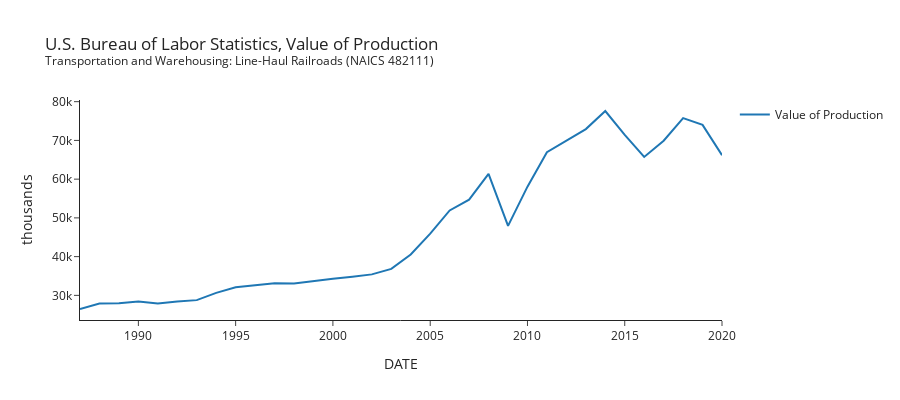

Notebook code cell kept with this figure:
### Markdown cell above
### Output per Employee
- ?

```IPUIN482111W001000000``` U.S. Bureau of Labor Statistics, Output per Employee for Transportation and Warehousing: Line-Haul Railroads (NAICS 482111) in the United States [IPUIN482111W001000000], retrieved from FRED, Federal Reserve Bank of St. Louis; https://fred.stlouisfed.org/series/IPUIN482111W001000000, January 21, 2022.

----

### Code cell
fig = px.line(fred_df, x='DATE', y=['Value of Production'], 
              width=900, height=400,
              title='U.S. Bureau of Labor Statistics, Value of Production<br><sup>Transportation and Warehousing: Line-Haul Railroads (NAICS 482111) </sup>',
              labels={'value':'thousands', 'variable': ''})

fig.write_image('Images/fig6.png')
fig.write_html('Images/fig6.html')
fig.show()

### Figure 1 — Plotly figure (JSON) as saved in the notebook; plotly's stock layout.template omitted (floating-point values rounded to 4 significant figures)
{"data": [{"hovertemplate": "=Value of Production<br>DATE=%{x}<br>thousands=%{y}<extra></extra>", "legendgroup": "Value of Production", "line": {"color": "#1F77B4", "dash": "solid"}, "marker": {"symbol": "circle"}, "mode": "lines", "name": "Value of Production", "orientation": "v", "showlegend": true, "type": "scatter", "x": ["1987-01-01T00:00:00", "1988-01-01T00:00:00", "1989-01-01T00:00:00", "1990-01-01T00:00:00", "1991-01-01T00:00:00", "1992-01-01T00:00:00", "1993-01-01T00:00:00", "1994-01-01T00:00:00", "1995-01-01T00:00:00", "1996-01-01T00:00:00", "1997-01-01T00:00:00", "1998-01-01T00:00:00", "1999-01-01T00:00:00", "2000-01-01T00:00:00", "2001-01-01T00:00:00", "2002-01-01T00:00:00", "2003-01-01T00:00:00", "2004-01-01T00:00:00", "2005-01-01T00:00:00", "2006-01-01T00:00:00", "2007-01-01T00:00:00", "2008-01-01T00:00:00", "2009-01-01T00:00:00", "2010-01-01T00:00:00", "2011-01-01T00:00:00", "2012-01-01T00:00:00", "2013-01-01T00:00:00", "2014-01-01T00:00:00", "2015-01-01T00:00:00", "2016-01-01T00:00:00", "2017-01-01T00:00:00", "2018-01-01T00:00:00", "2019-01-01T00:00:00", "2020-01-01T00:00:00"], "xaxis": "x", "y": [26480.0, 27880.0, 27950.0, 28410.0, 27910.0, 28440.0, 28770.0, 30650.0, 32090.0, 32640.0, 33110.0, 33070.0, 33750.0, 34280.0, 34830.0, 35410.0, 36830.0, 40560.0, 45920.0, 51920.0, 54710.0, 61370.0, 47950.0, 58060.0, 66960.0, 69890.0, 72930.0, 77590.0, 71410.0, 65740.0, 69920.0, 75740.0, 74000.0, 66180.0], "yaxis": "y"}], "layout": {"height": 400, "legend": {"title": {"text": ""}, "tracegroupgap": 0}, "title": {"text": "U.S. Bureau of Labor Statistics, Value of Production<br><sup>Transportation and Warehousing: Line-Haul Railroads (NAICS 482111) </sup>"}, "width": 900, "xaxis": {"anchor": "y", "domain": [0, 1], "title": {"text": "DATE"}}, "yaxis": {"anchor": "x", "domain": [0, 1], "title": {"text": "thousands"}}}}
